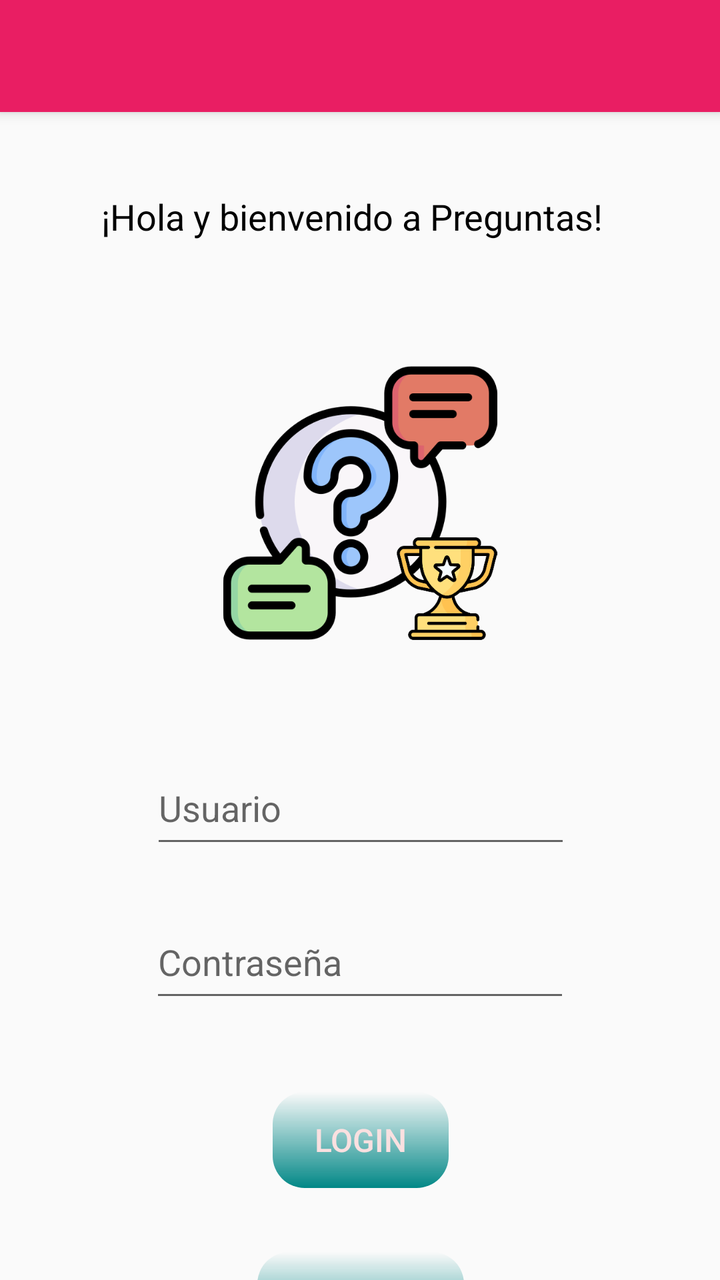
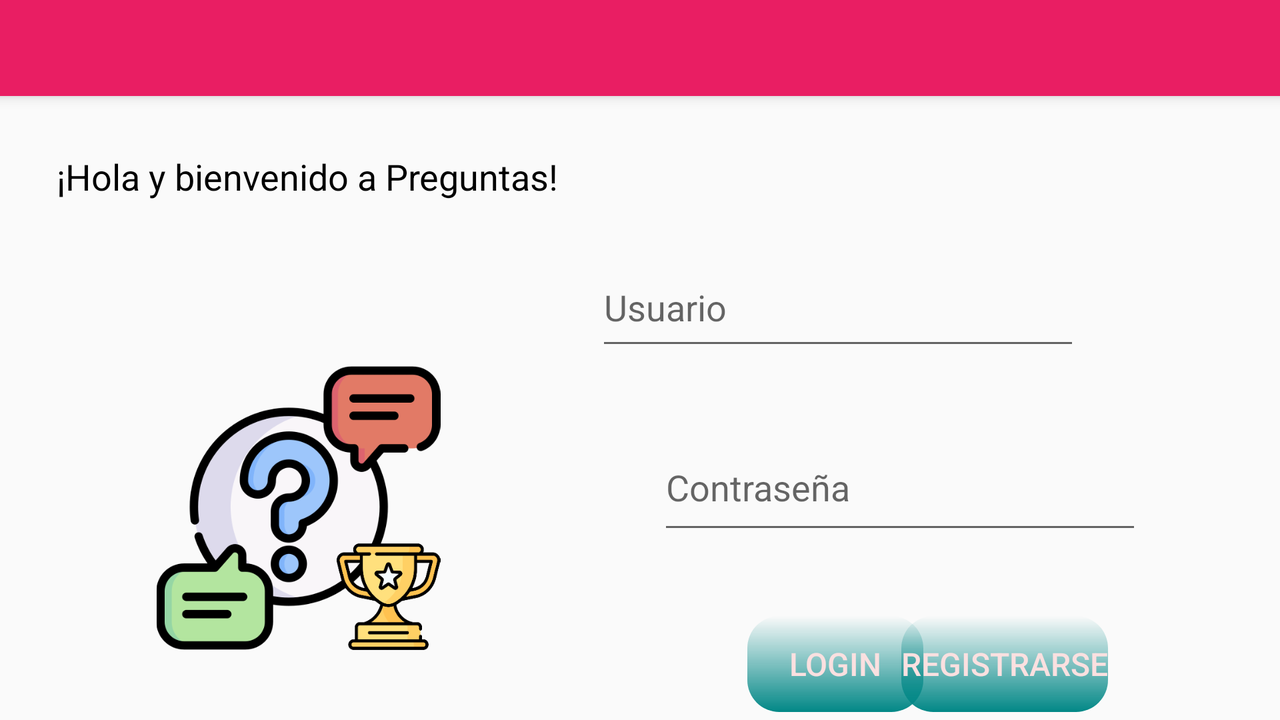

One screen, two layout resources from the same app: the default and the repository's alternative for another configuration. Each is rendered where Android would select it; the XML of both is given below.
<!-- AndroidManifest.xml: application theme AppTheme.Light -->
<!-- res/layout/activity_inicio_aplicacion.xml -->
<?xml version="1.0" encoding="utf-8"?>
<androidx.constraintlayout.widget.ConstraintLayout xmlns:android="http://schemas.android.com/apk/res/android"
    xmlns:app="http://schemas.android.com/apk/res-auto"
    xmlns:tools="http://schemas.android.com/tools"
    android:layout_width="match_parent"
    android:layout_height="match_parent"
    tools:context=".InicioAplicacion">

    <androidx.appcompat.widget.Toolbar
        android:id="@+id/labarra"
        android:layout_width="match_parent"
        android:layout_height="wrap_content"
        android:background="#E91E63"
        android:elevation="4dp"
        android:minHeight="?attr/actionBarSize"
        android:theme="?attr/actionBarTheme"
        app:layout_constraintEnd_toEndOf="parent"
        app:layout_constraintStart_toStartOf="parent"
        app:layout_constraintTop_toTopOf="parent" />

    <TextView
        android:id="@+id/textViewInicio"
        android:layout_width="259dp"
        android:layout_height="59dp"
        android:layout_marginTop="40dp"
        android:text="¡Hola y bienvenido a Preguntas!"
        app:layout_constraintEnd_toEndOf="parent"
        app:layout_constraintStart_toStartOf="parent"
        app:layout_constraintTop_toBottomOf="@+id/labarra" />

    <ImageView
        android:id="@+id/imageView3"
        android:layout_width="160dp"
        android:layout_height="137dp"
        android:layout_marginTop="28dp"
        app:layout_constraintEnd_toEndOf="parent"
        app:layout_constraintStart_toStartOf="parent"
        app:layout_constraintTop_toBottomOf="@+id/textViewInicio"
        app:srcCompat="@drawable/mainimagen_icono" />

    <EditText
        android:id="@+id/editTextNom"
        android:layout_width="210dp"
        android:layout_height="53dp"
        android:layout_marginTop="56dp"
        android:ems="10"
        android:inputType="text"
        android:hint="Usuario"
        app:layout_constraintEnd_toEndOf="parent"
        app:layout_constraintHorizontal_bias="0.502"
        app:layout_constraintStart_toStartOf="parent"
        app:layout_constraintTop_toBottomOf="@+id/imageView3"
        android:backgroundTint="@color/colorBoton1"/>

    <EditText
        android:id="@+id/editTextTextPass"
        android:layout_width="210dp"
        android:layout_height="53dp"
        android:layout_marginTop="24dp"
        android:ems="10"
        android:inputType="textPassword"
        app:layout_constraintEnd_toEndOf="parent"
        app:layout_constraintStart_toStartOf="parent"
        app:layout_constraintTop_toBottomOf="@+id/editTextNom"
        android:hint="Contraseña"
        android:backgroundTint="@color/colorBoton1"/>

    <Button
        android:id="@+id/btnLogin"
        android:layout_width="wrap_content"
        android:layout_height="wrap_content"
        android:layout_marginTop="40dp"
        android:onClick="OnClickLogin"
        android:text="Login"
        app:layout_constraintEnd_toEndOf="parent"
        app:layout_constraintHorizontal_bias="0.501"
        app:layout_constraintStart_toStartOf="parent"
        app:layout_constraintTop_toBottomOf="@+id/editTextTextPass" />

    <Button
        android:id="@+id/btnRegistrar"
        android:layout_width="wrap_content"
        android:layout_height="wrap_content"
        android:layout_marginTop="32dp"
        android:onClick="OnClickRegistrarse"
        android:text="Registrarse"
        app:layout_constraintEnd_toEndOf="parent"
        app:layout_constraintHorizontal_bias="0.501"
        app:layout_constraintStart_toStartOf="parent"
        app:layout_constraintTop_toBottomOf="@+id/btnLogin" />

</androidx.constraintlayout.widget.ConstraintLayout>
<!-- resources referenced by this layout -->
<resources>
  <!-- drawable mainimagen_icono: png bitmap (drawable, 48779 bytes) -->
  <style name="AppTheme.Light" parent="Theme.AppCompat.Light.NoActionBar">
          <item name="colorPrimary">@color/color1</item>
          <item name="colorPrimaryDark">@color/color1Dark</item>
          <item name="colorAccent">@color/colorOtro</item>
          
          <item name="buttonStyle">@style/AppBoton</item>
          
          <item name="android:textViewStyle">@style/AppTextView</item>
      </style>
  <color name="color1">#8FA0FF</color>
  <color name="color1Dark">#303F9F</color>
  <color name="colorOtro">#FF4081</color>
  <style name="AppBoton" parent="Widget.AppCompat.Button">
          
          <item name="android:background">@drawable/fondo_boton</item>
          
          <item name="android:textSize">16sp</item>
          
          <item name="android:textColor">#FAE0E0</item>
          
          <item name="android:gravity">center</item>
          
          <item name="android:elevation">4dp</item>
      </style>
  <style name="AppTextView" parent="Widget.AppCompat.TextView">
          
          <item name="android:textSize">18sp</item>
          
          <item name="android:textColor">@android:color/black</item>
  
      </style>
  <!-- drawable fondo_boton (drawable) -->
  <?xml version="1.0" encoding="utf-8"?>
  <shape xmlns:android="http://schemas.android.com/apk/res/android">
  
      
      <gradient
          android:startColor="@color/colorBoton2"
          android:endColor="@color/design_default_color_secondary_variant"
          android:angle="1"
      />
      
      <corners android:radius="16dp" />
  </shape>
</resources>
<!-- res/layout-land/activity_inicio_aplicacion.xml (the repository's variant of the layout above) -->
<!-- drawn on the phone turned sideways -->
<?xml version="1.0" encoding="utf-8"?>
<androidx.constraintlayout.widget.ConstraintLayout xmlns:android="http://schemas.android.com/apk/res/android"
    android:layout_width="match_parent"
    android:layout_height="match_parent"
    xmlns:app="http://schemas.android.com/apk/res-auto"
    xmlns:tools="http://schemas.android.com/tools"
    tools:context=".InicioAplicacion">

    <androidx.appcompat.widget.Toolbar
        android:id="@+id/labarra"
        android:layout_width="match_parent"
        android:layout_height="wrap_content"
        android:background="#E91E63"
        android:elevation="4dp"
        android:minHeight="?attr/actionBarSize"
        android:theme="?attr/actionBarTheme"
        app:layout_constraintEnd_toEndOf="parent"
        app:layout_constraintStart_toStartOf="parent"
        app:layout_constraintTop_toTopOf="parent" />

    <TextView
        android:id="@+id/textViewInicio"
        android:layout_width="259dp"
        android:layout_height="59dp"
        android:layout_marginTop="28dp"
        android:text="¡Hola y bienvenido a Preguntas!"
        app:layout_constraintEnd_toEndOf="parent"
        app:layout_constraintHorizontal_bias="0.074"
        app:layout_constraintStart_toStartOf="parent"
        app:layout_constraintTop_toBottomOf="@+id/labarra" />

    <ImageView
        android:id="@+id/imageView3"
        android:layout_width="169dp"
        android:layout_height="142dp"
        android:layout_marginTop="48dp"
        app:layout_constraintEnd_toEndOf="parent"
        app:layout_constraintHorizontal_bias="0.137"
        app:layout_constraintStart_toStartOf="parent"
        app:layout_constraintTop_toBottomOf="@+id/textViewInicio"
        app:srcCompat="@drawable/mainimagen_icono" />

    <EditText
        android:id="@+id/editTextNombre"
        android:layout_width="242dp"
        android:layout_height="56dp"
        android:layout_marginTop="76dp"
        android:layout_marginEnd="100dp"
        android:backgroundTint="@color/colorBoton1"
        android:ems="10"
        android:hint="Usuario"
        android:inputType="text"
        app:layout_constraintEnd_toEndOf="parent"
        app:layout_constraintTop_toBottomOf="@+id/labarra" />

    <EditText
        android:id="@+id/editTextTextPassword"
        android:layout_width="242dp"
        android:layout_height="60dp"
        android:layout_marginTop="32dp"
        android:backgroundTint="@color/colorBoton1"
        android:ems="10"
        android:hint="Contraseña"
        android:inputType="textPassword"
        app:layout_constraintBottom_toBottomOf="parent"
        app:layout_constraintEnd_toEndOf="parent"
        app:layout_constraintHorizontal_bias="0.581"
        app:layout_constraintStart_toEndOf="@+id/imageView3"
        app:layout_constraintTop_toBottomOf="@+id/editTextNombre"
        app:layout_constraintVertical_bias="0.0" />

    <Button
        android:id="@+id/btnLogin"
        android:layout_width="wrap_content"
        android:layout_height="wrap_content"
        android:layout_marginStart="140dp"
        android:layout_marginTop="36dp"
        android:text="Login"
        app:layout_constraintBottom_toBottomOf="parent"
        app:layout_constraintStart_toEndOf="@+id/imageView3"
        app:layout_constraintTop_toBottomOf="@+id/editTextTextPassword"
        app:layout_constraintVertical_bias="0.018" />

    <Button
        android:id="@+id/btnRegistrar"
        android:layout_width="wrap_content"
        android:layout_height="wrap_content"
        android:layout_marginTop="36dp"
        android:onClick="OnClickRegistrarse"
        android:text="Registrarse"
        app:layout_constraintEnd_toEndOf="parent"
        app:layout_constraintHorizontal_bias="0.84"
        app:layout_constraintStart_toStartOf="parent"
        app:layout_constraintTop_toBottomOf="@+id/editTextTextPassword" />


</androidx.constraintlayout.widget.ConstraintLayout>
